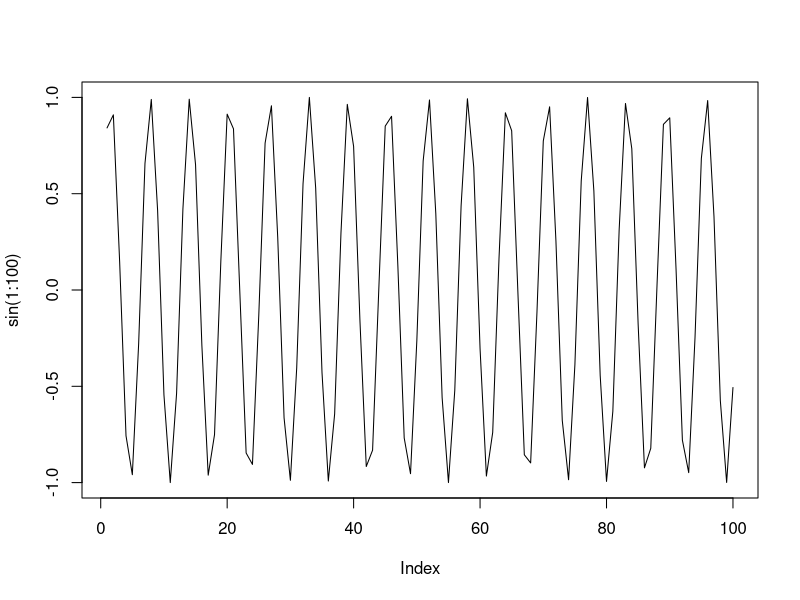
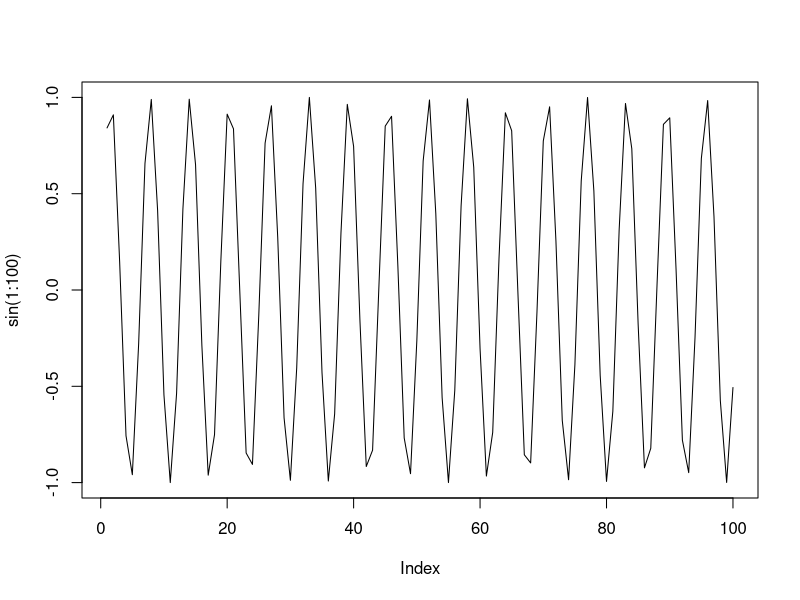
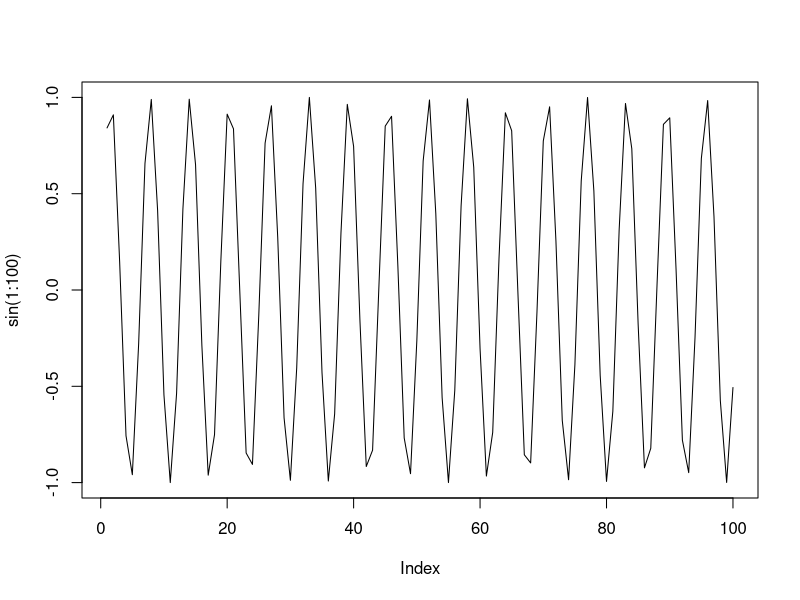
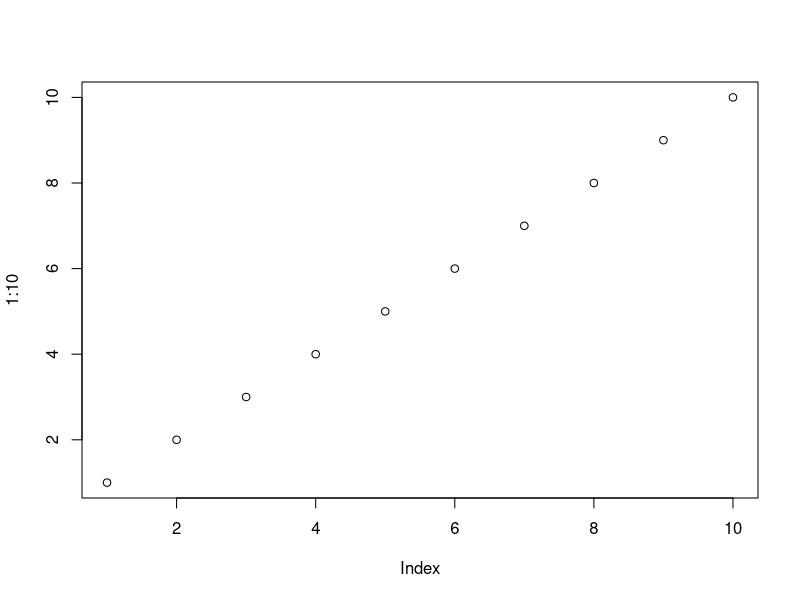
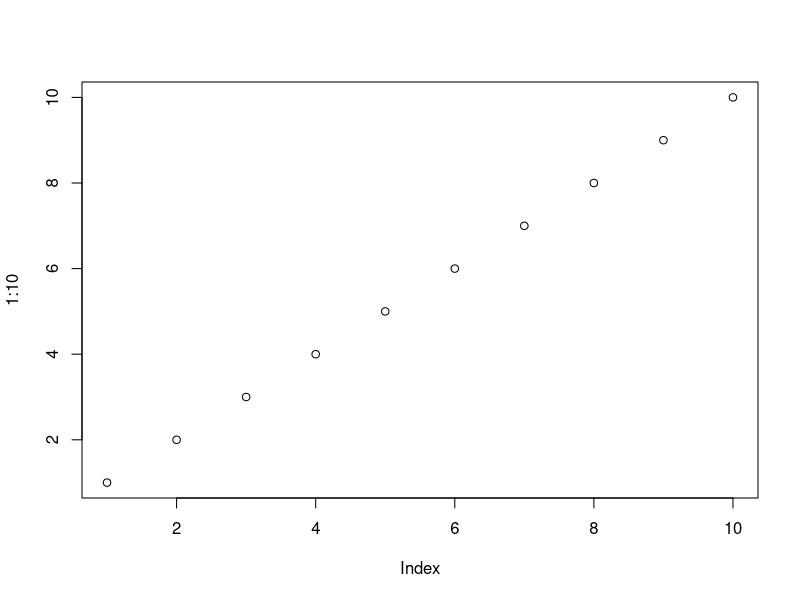
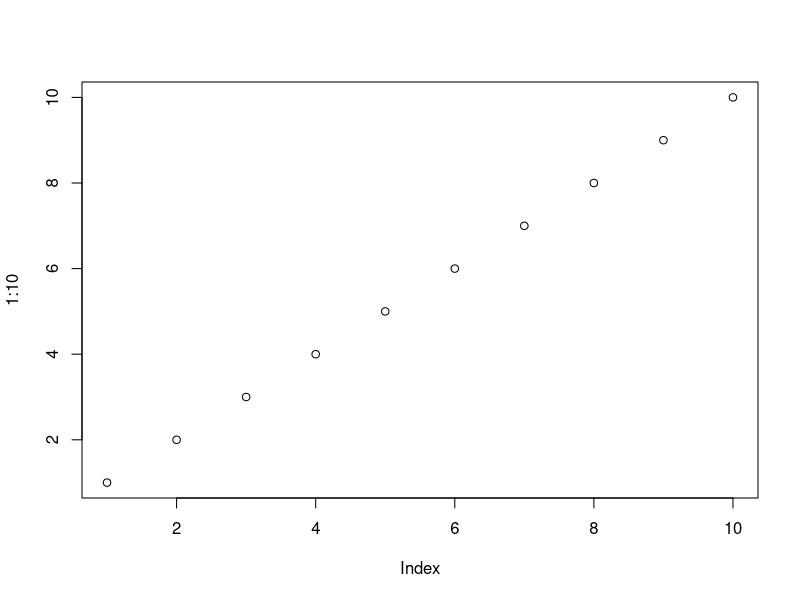

Write R code to recreate these figures, in order. (Note: this script raises an error after producing the figures.)
## ---- chunk 1
# {r, fig.width = 5, fig.height = 5, out.width = '50%'}
plot(sin(1:100), type = "l")
## ---- chunk 2
# {r, fig.width = 2, fig.height = 2, out.width = '50%'}
# 小さく書いたのを拡大するイメージ
plot(sin(1:100), type = "l")
## ---- chunk 3
# {r, fig.width = 7, fig.height = 7, out.width = '50%'}
# 大きく書いたのを縮小するイメージ
plot(sin(1:100), type = "l")
## ---- chunk 4
caption_html <- 
  "with html tag <i>test</i><sup>test</sup>."
caption_plain <- 
  "without html tag testtest."

knitr::opts_chunk$set(fig.width = 5)

## ---- chunk 5
# htmlタグなし
# {r, fig.cap = caption_plain}

plot(1:10)
## ---- chunk 6
# hook + htmlタグ
# {r, fig.cap = caption_html}

plot(1:10)
## ---- chunk 7
# hook + htmlタグ
# {r, html.cap = caption_html}

knitr::knit_hooks$set(html.cap = function(before, options, envir) {
  if(!before) {
    paste0('<p class="caption">', options$html.cap, "</p>")
  }
})

plot(1:10)
## ---- chunk 8
session_info()
